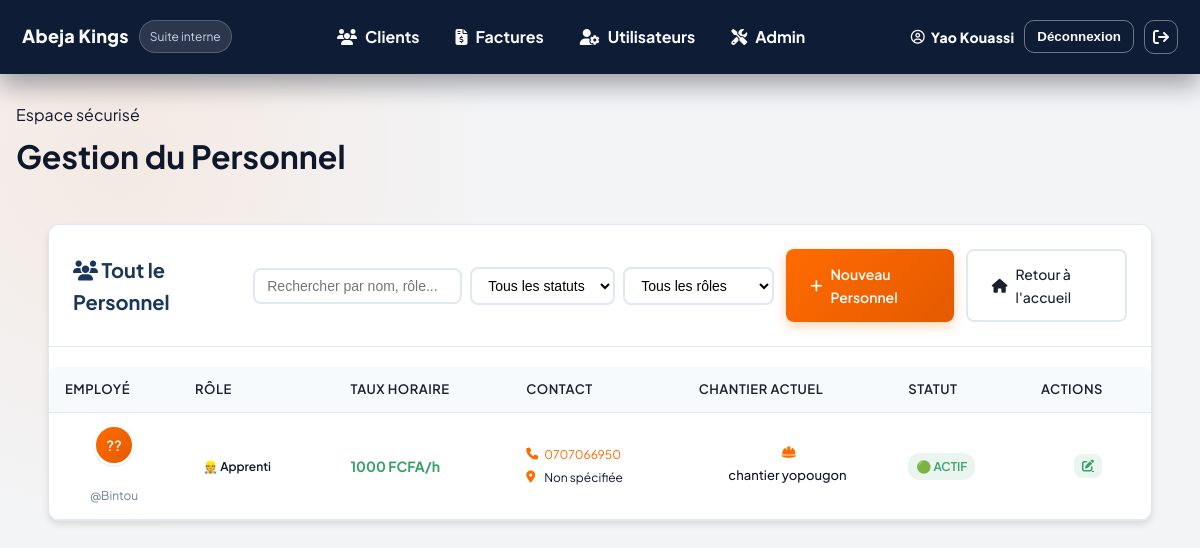
Screenshot of /personnel/ (signed in) with the database file from the repository.
### core/models.py (models this page shows, shortened)
class Personnel(models.Model):
    ROLE_CHOICES = [
        ('chef_chantier', 'Chef de Chantier'),
        ('maitre_ouvrier', 'Maître Ouvrier'),
        ('ouvrier', 'Ouvrier'),
        ('apprenti', 'Apprenti'),
    ]
    user = models.OneToOneField(User, on_delete=models.CASCADE)
    role = models.CharField(max_length=20, choices=ROLE_CHOICES, default='ouvrier')
    taux_horaire = models.DecimalField(max_digits=8, decimal_places=2)
    telephone = models.CharField(max_length=20, blank=True)
    adresse = models.CharField(max_length=300, blank=True)
    date_embauche = models.DateField()
    chantier_actuel = models.ForeignKey(Chantier, on_delete=models.SET_NULL, null=True, blank=True, related_name='personnel_actuel')
    est_actif = models.BooleanField(default=True)
    created_at = models.DateTimeField(auto_now_add=True)
    class Meta:
        verbose_name = "Personnel"
        verbose_name_plural = "Personnel"

class Chantier(models.Model):
    STATUT_CHOICES = [
        ('planifie', 'Planifié'),
        ('en_cours', 'En Cours'),
        ('termine', 'Terminé'),
        ('annule', 'Annulé'),
    ]
    nom = models.CharField(max_length=200)
    client = models.ForeignKey('Client', on_delete=models.CASCADE, related_name='chantiers')
    description = models.TextField(blank=True)
    date_debut = models.DateField()
    date_fin_prevue = models.DateField()
    date_fin_reelle = models.DateField(null=True, blank=True)
    budget = models.DecimalField(max_digits=12, decimal_places=2)
    statut = models.CharField(max_length=20, choices=STATUT_CHOICES, default='planifie')
    avancement = models.IntegerField(default=0, help_text="Pourcentage d'avancement (0-100)")
    chef_chantier = models.ForeignKey(User, on_delete=models.SET_NULL, null=True, blank=True, related_name='chantiers_diriges')
    created_at = models.DateTimeField(auto_now_add=True)
    updated_at = models.DateTimeField(auto_now=True)
    class Meta:
        verbose_name = "Chantier"
        verbose_name_plural = "Chantiers"

### core/views.py (the view)
# urls.py: path('personnel/', views.PersonnelListView.as_view(), name='personnel'),
@method_decorator(login_required, name='dispatch')
class PersonnelListView(View):
    def get(self, request):
        personnel = Personnel.objects.select_related('user', 'chantier_actuel').all().order_by('user__last_name')
        return render(request, 'core/personnel_list.html', {'personnel': personnel})

### core/templates/core/personnel_list.html (shortened to what this page needs)
{% extends 'core/base.html' %}
{% block title %}Gestion du Personnel{% endblock %}
{% block content %}
<div class="content-area">
    <div class="content-section">
        <div class="section-header">
            <h3>
                <i class="fas fa-users"></i>
                Tout le Personnel
            </h3>
            <div class="section-actions">
                <div class="search-filters">
                    <input type="text" id="personnel-search" placeholder="Rechercher par nom, rôle..." class="search-input">
                    <select id="personnel-statut-filter" class="filter-select">
                        <option value="">Tous les statuts</option>
                    </select>
                    <select id="personnel-role-filter" class="filter-select">
                        <option value="">Tous les rôles</option>
                    </select>
                </div>
                <a href="{% url 'core:personnel_create' %}" class="btn btn-primary">
                    <i class="fas fa-plus"></i> Nouveau Personnel
                </a>
                <a href="{% url 'core:dashboard' %}" class="btn btn-outline">
                    <i class="fas fa-home"></i> Retour à l'accueil
                </a>
            </div>
        </div>
        <div class="table-container">
            <table id="personnel-table">
                <thead>
                    <tr>
                        <th>Employé</th>
                        <th>Rôle</th>
                        <th>Taux Horaire</th>
                        <th>Contact</th>
                        <th>Chantier Actuel</th>
                        <th>Statut</th>
                        <th>Actions</th>
                    </tr>
                </thead>
                <tbody id="personnel-tbody">
                    {% for personne in personnel %}
                    <tr data-statut="{% if personne.est_actif %}actif{% else %}inactif{% endif %}" data-role="{{ personne.role }}">
                        <td>
                            <div class="employee-info">
                                <div class="employee-avatar">
                                    <div class="avatar-fallback">{{ personne.user.first_name|first|default:"?" }}{{ personne.user.last_name|first|default:"?" }}</div>
                                </div>
                                <div class="employee-details">
                                    <small>@{{ personne.user.username }}</small>
                                </div>
                            </div>
                        </td>
                        <td>
                            <span class="role-badge role-{{ personne.role }}">
                                {% if personne.role == 'chef' %}👑{% elif personne.role == 'technicien' %}🔧{% else %}👷{% endif %}
                                {{ personne.get_role_display }}
                            </span>
                        </td>
                        <td>
                            <div class="salary-info">
                                <strong>{{ personne.taux_horaire|floatformat:0 }} FCFA/h</strong>
                            </div>
                        </td>
                        <td>
                            <div class="contact-info">
                                {% if personne.telephone %}
                                <div class="phone-info">
                                    <i class="fas fa-phone"></i>
                                    <a href="tel:{{ personne.telephone }}">{{ personne.telephone }}</a>
                                </div>
                                {% endif %}
                                <div class="address-info">
                                    <i class="fas fa-map-marker-alt"></i>
                                    {{ personne.adresse|truncatechars:25|default:"Non spécifiée" }}
                                </div>
                            </div>
                        </td>
                        <td>
                            {% if personne.chantier_actuel %}
                            <div class="chantier-info">
                                <i class="fas fa-hard-hat"></i>
                                <span>{{ personne.chantier_actuel.nom }}</span>
                            </div>
                            {% else %}
                            <span class="no-assignment">Aucun chantier</span>
                            {% endif %}
                        </td>
                        <td>
                            <span class="status-badge {% if personne.est_actif %}status-actif{% else %}status-inactif{% endif %}">
                                {% if personne.est_actif %}🟢 Actif{% else %}🔴 Inactif{% endif %}
                            </span>
                        </td>
                        <td>
                            <div class="action-buttons">
                                <a href="{% url 'core:personnel_update' personne.pk %}" class="btn-action btn-edit" title="Modifier">
                                    <i class="fas fa-edit"></i>
                                </a>
                            </div>
                        </td>
                    </tr>
                    {% endfor %}
                </tbody>
            </table>
        </div>
    </div>
</div>
{% endblock %}

### core/templates/core/base.html (shortened to what this page needs)
{% load static %}
<!doctype html>
<html lang="fr">
<head>
  <link rel="stylesheet" href="https://cdnjs.cloudflare.com/ajax/libs/font-awesome/6.5.2/css/all.min.css">
  <link rel="stylesheet" href="{% static 'css/style.css' %}">
</head>
<body class="ui-shell">
<header class="topbar">
  <div class="brand">
    <a href="{% url 'core:dashboard' %}" class="brand-mark">Abeja Kings</a>
    <span class="pill live-pill">Suite interne</span>
  </div>
  {% if request.user.is_authenticated %}
  <nav class="topnav">
    <a href="{% url 'core:clients' %}"><i class="fa-solid fa-users"></i><span>Clients</span></a>
    <a href="{% url 'core:factures' %}"><i class="fa-solid fa-file-invoice-dollar"></i><span>Factures</span></a>
    <a href="{% url 'core:users' %}"><i class="fa-solid fa-user-gear"></i><span>Utilisateurs</span></a>
    <a href="{% url 'admin:index' %}"><i class="fa-solid fa-screwdriver-wrench"></i><span>Admin</span></a>
  </nav>
  {% endif %}
  <div class="user-actions">
    {% if request.user.is_authenticated %}
      <span class="user-name"><i class="fa-regular fa-circle-user"></i> {{ request.user.get_full_name|default:request.user.username }}</span>
      <form id="logout-form" method="post" action="{% url 'logout' %}" class="logout-form">
        <button type="submit" class="ghost-btn">Déconnexion</button>
      </form>
      <a href="#" id="logout-link" class="ghost-link" aria-label="Se déconnecter"><i class="fa-solid fa-arrow-right-from-bracket"></i></a>
    {% else %}
      <a href="{% url 'login' %}" class="ghost-btn">Se connecter</a>
    {% endif %}
  </div>
</header>
<main class="page">
  <div class="page-header">
    <div>
      <p class="eyebrow">Espace sécurisé</p>
      <h1>{% block title %}{% endblock %}</h1>
    </div>
  </div>
  {% block content %}{% endblock %}
</main>
</body>
</html>

### static/css/style.css (style rules this page uses)
:root { --primary: #FF6B00; --primary-dark: #E55A00; --primary-light: #FF8C33; --secondary: #1A365D; --secondary-light: #2D4B8C; --accent: #2D3748; --light: #FFFFFF; --dark: #1A202C; --gray: #718096; --gray-light: #E2E8F0; --gray-lighter: #F7FAFC; --success: #38A169; --warning: #D69E2E; --danger: #E53E3E; --info: #3182CE; --shadow: 0 1px 3px rgba(0, 0, 0, 0.1); --shadow-md: 0 4px 6px rgba(0, 0, 0, 0.1); --shadow-lg: 0 10px 15px rgba(0, 0, 0, 0.1); --radius: 8px; --radius-lg: 12px; }
* { margin: 0; padding: 0; box-sizing: border-box; }
body { font-family: 'Inter', sans-serif; background: var(--gray-lighter); color: var(--dark); line-height: 1.6; min-height: 100vh; }
.avatar-fallback { width: 100%; height: 100%; display: flex; align-items: center; justify-content: center; color: white; font-weight: 600; font-size: 16px; }
.user-name { display: block; font-weight: 600; font-size: 14px; color: var(--dark); }
.content-area { padding: 32px; flex: 1; }
.content-section { background: var(--light); border-radius: var(--radius-lg); box-shadow: var(--shadow-md); margin-bottom: 0; overflow: hidden; border: 1px solid var(--gray-light); }
.section-header { padding: 24px; border-bottom: 1px solid var(--gray-light); display: flex; justify-content: space-between; align-items: center; background: var(--light); }
.section-header h3 { font-size: 20px; font-weight: 700; color: var(--secondary); margin: 0; }
.section-actions { display: flex; gap: 12px; }
.btn { padding: 12px 24px; border: none; border-radius: var(--radius); font-weight: 600; cursor: pointer; transition: all 0.3s ease; display: inline-flex; align-items: center; gap: 8px; font-size: 14px; text-decoration: none; }
.btn-primary { background: linear-gradient(135deg, var(--primary), var(--primary-dark)); color: white; box-shadow: 0 4px 12px rgba(255, 107, 0, 0.3); border: none; }
.btn-outline { background: transparent; border: 2px solid var(--gray-light); color: var(--dark); font-weight: 500; }
.table-container { overflow-x: auto; margin-top: 20px; }
table { width: 100%; border-collapse: collapse; }
th, td { padding: 18px 24px; text-align: left; border-bottom: 1px solid var(--gray-light); }
th { background: var(--gray-lighter); font-weight: 600; color: var(--dark); font-size: 13px; text-transform: uppercase; letter-spacing: 0.5px; }
.chantier-info, .employee-info, .materiau-info { display: flex; flex-direction: column; }
.chantier-info small, .employee-info small, .materiau-info small { font-size: 11px; color: var(--gray); }
.status-badge { padding: 4px 8px; border-radius: 4px; font-size: 0.8em; font-weight: 500; text-transform: uppercase; }
.table-container table { width: 100%; border-collapse: collapse; background: white; border-radius: var(--radius); overflow: hidden; box-shadow: var(--shadow); }
.table-container th, .table-container td { padding: 12px 16px; text-align: left; border-bottom: 1px solid var(--gray-light); }
.table-container th { background: var(--gray-lighter); font-weight: 600; color: var(--dark); }
.search-filters { display: flex; gap: 12px; align-items: center; }
.search-input { padding: 8px 12px; border: 2px solid var(--gray-light); border-radius: var(--radius); font-size: 14px; transition: all 0.3s ease; min-width: 250px; }
.filter-select { padding: 8px 12px; border: 2px solid var(--gray-light); border-radius: var(--radius); font-size: 14px; background: var(--light); cursor: pointer; transition: all 0.3s ease; }

### rows the page displays
Personnel: user.first_name|first "?", user.last_name|first "?", user.username "Bintou", role "Apprenti", taux_horaire "1000", telephone "0707066950", adresse "Non spécifiée", chantier_actuel.nom "chantier yopougon", est_actif "🟢 ACTIF"

### other values shown
{{ request.user.get_full_name|default:request.user.username }} "Yao Kouassi"
